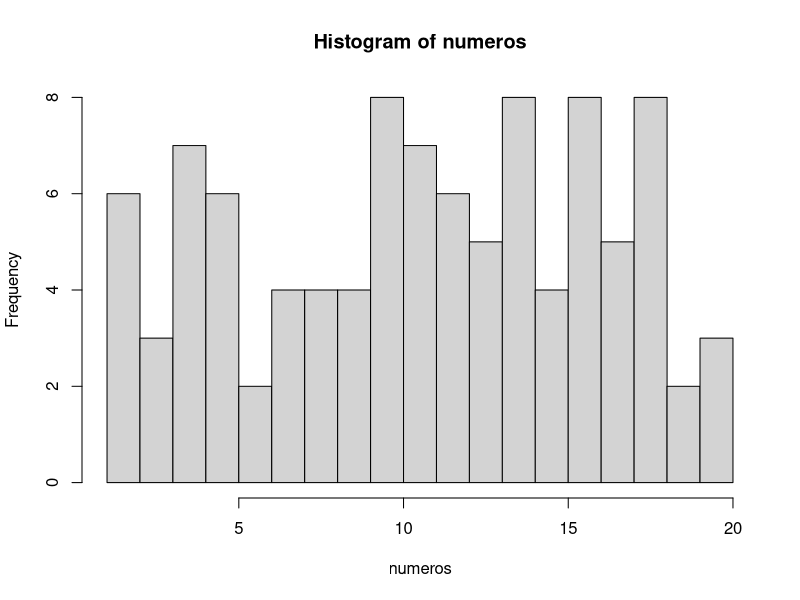

Here is the R script that generated this plot:
## ---- chunk 1
numeros <- sample(1:20, 100, TRUE)
numeros
## ---- chunk 2
mediana <- median(numeros)
mediana
## ---- chunk 3
media <- mean(numeros)
media
## ---- chunk 4
# El argumento breaks nos permite dividir en histograma en las partes que queramos
hist(numeros, breaks = 20)
## ---- chunk 5
tabla.frecuencias <- data.frame(table(numeros))
tabla.frecuencias
## ---- chunk 6
# Con la función seq, creamos una secuencia de 1 a 10 en intervalos de 0.1 en 0.1
secuencia <- seq(1, 10, 0.1)
muestra <- sample(secuencia, 100, TRUE)
muestra
## ---- chunk 7
# Aquí el cálculo de la mediana 
mediana.muestra <- median(muestra)
mediana.muestra
## ---- chunk 8
# Aquí el cálculo de la media
media.muestra <- mean(muestra)
media.muestra
## ---- chunk 9
# Aquí el cálculo de la moda
tabla.muestra <- data.frame(table(muestra))
tabla.muestra
